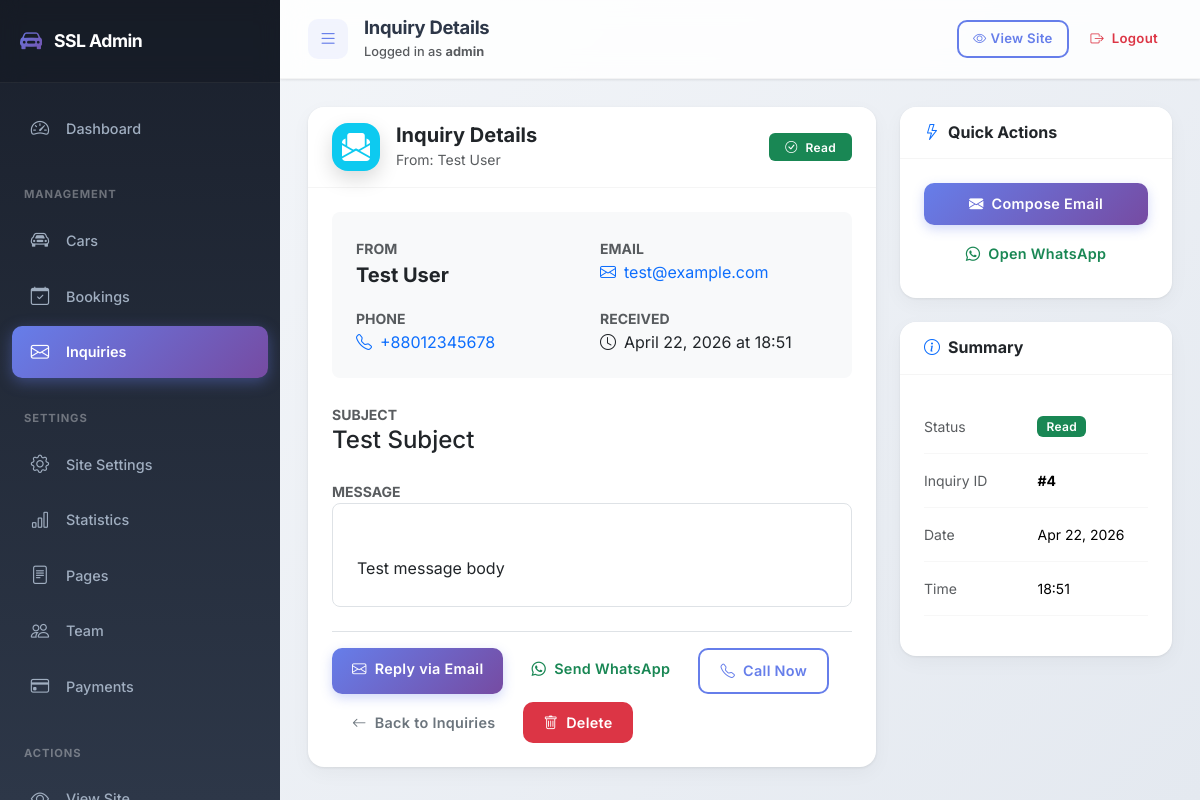
/dashboard/inquiries/4/ (signed in), run on the app's committed database.
### pages/models.py (models this page shows, shortened)
class ContactInquiry(models.Model):
    name = models.CharField(max_length=100)
    email = models.EmailField()
    phone = models.CharField(max_length=20, blank=True)
    subject = models.CharField(max_length=200)
    message = models.TextField()
    created_at = models.DateTimeField(auto_now_add=True)
    is_read = models.BooleanField(default=False)
    class Meta:
        ordering = ['-created_at']
        verbose_name = 'Contact Inquiry'
        verbose_name_plural = 'Contact Inquiries'

### admin_panel/views.py (the view)
# urls.py: path('inquiries/<int:inquiry_id>/', views.inquiry_detail, name='inquiry_detail'),
@login_required
def inquiry_detail(request, inquiry_id):
    inquiry = get_object_or_404(ContactInquiry, id=inquiry_id)
    if not inquiry.is_read:
        inquiry.is_read = True
        inquiry.save()
    context = {
        'inquiry': inquiry,
        'title': 'Inquiry Details',
    }
    return render(request, 'admin_panel/inquiries/detail.html', context)

### pages/context_processors.py (called while the page is built)
def site_settings(request):
    settings = SiteSetting.objects.first()
    statistics = Statistic.objects.filter(is_active=True).order_by('order')
    payment_methods = PaymentMethod.objects.filter(is_active=True).order_by('order')
    return {
        'site_settings': settings,
        'site_statistics': statistics,
        'payment_methods': payment_methods,
    }

### admin_panel/templates/admin_panel/inquiries/detail.html (shortened to what this page needs)
{% extends 'admin_panel/base.html' %}
{% load static %}
{% block content %}
<div class="row g-4">
    <div class="col-lg-8">
        <div class="card border-0 shadow-sm">
            <div class="card-header bg-white py-3 d-flex justify-content-between align-items-center flex-wrap gap-3">
                <div class="d-flex align-items-center">
                    <div class="stat-icon bg-info me-3" style="width: 48px; height: 48px; min-width: 48px;">
                        <i class="bi bi-envelope-paper-fill"></i>
                    </div>
                    <div>
                        <h5 class="mb-0 fw-bold">Inquiry Details</h5>
                        <small class="text-muted">From: {{ inquiry.name }}</small>
                    </div>
                </div>
                <span class="badge {% if inquiry.is_read %}bg-success{% else %}bg-warning text-dark{% endif %} px-3 py-2">
                    <i class="bi bi-{% if inquiry.is_read %}check-circle{% else %}envelope{% endif %} me-2"></i>{{ inquiry.is_read|yesno:"Read,Unread" }}
                </span>
            </div>
            <div class="card-body">
                <div class="p-4 mb-4 bg-light rounded-3">
                    <div class="row g-3">
                        <div class="col-md-6">
                            <label class="text-muted small text-uppercase fw-bold">From</label>
                            <div class="fs-5 fw-bold">{{ inquiry.name }}</div>
                        </div>
                        <div class="col-md-6">
                            <label class="text-muted small text-uppercase fw-bold">Email</label>
                            <div>
                                <a href="mailto:{{ inquiry.email }}" class="fs-6 text-decoration-none">
                                    <i class="bi bi-envelope me-2"></i>{{ inquiry.email }}
                                </a>
                            </div>
                        </div>
                        {% if inquiry.phone %}
                        <div class="col-md-6">
                            <label class="text-muted small text-uppercase fw-bold">Phone</label>
                            <div>
                                <a href="tel:{{ inquiry.phone }}" class="fs-6 text-decoration-none">
                                    <i class="bi bi-telephone me-2"></i>{{ inquiry.phone }}
                                </a>
                            </div>
                        </div>
                        {% endif %}
                        <div class="col-md-6">
                            <label class="text-muted small text-uppercase fw-bold">Received</label>
                            <div class="fs-6">
                                <i class="bi bi-clock me-2"></i>{{ inquiry.created_at|date:"F d, Y" }} at {{ inquiry.created_at|date:"H:i" }}
                            </div>
                        </div>
                    </div>
                </div>
                <div class="mb-4">
                    <label class="text-muted small text-uppercase fw-bold">Subject</label>
                    <h4 class="mb-0">{{ inquiry.subject }}</h4>
                </div>
                <div class="mb-4">
                    <label class="text-muted small text-uppercase fw-bold">Message</label>
                    <div class="p-4 bg-white border rounded-3 fs-6" style="line-height: 1.7; white-space: pre-line;">
                        {{ inquiry.message }}
                    </div>
                </div>
                <div class="d-flex flex-wrap gap-2 pt-3 border-top">
                    <a href="mailto:{{ inquiry.email }}" class="btn btn-primary">
                        <i class="bi bi-envelope me-2"></i>Reply via Email
                    </a>
                    {% if inquiry.phone %}
                    <a href="https://wa.me/{{ inquiry.phone|cut:'+'|cut:' '|cut:'-'|cut:'('|cut:')' }}" class="btn btn-outline-success" target="_blank">
                        <i class="bi bi-whatsapp me-2"></i>Send WhatsApp
                    </a>
                    <a href="tel:{{ inquiry.phone }}" class="btn btn-outline-primary">
                        <i class="bi bi-telephone me-2"></i>Call Now
                    </a>
                    {% endif %}
                    <a href="{% url 'admin_panel:inquiry_list' %}" class="btn btn-outline-secondary">
                        <i class="bi bi-arrow-left me-2"></i>Back to Inquiries
                    </a>
                    <form method="post" action="{% url 'admin_panel:inquiry_delete' inquiry.id %}" class="d-inline" onsubmit="return confirm('Are you sure you want to delete this inquiry? This action cannot be undone.');">
                        <button type="submit" class="btn btn-danger">
                            <i class="bi bi-trash me-2"></i>Delete
                        </button>
                    </form>
                </div>
            </div>
        </div>
    </div>
    <div class="col-lg-4">
        <div class="card border-0 shadow-sm mb-4">
            <div class="card-header bg-white py-3">
                <h6 class="mb-0 fw-bold">
                    <i class="bi bi-lightning me-2 text-primary"></i>Quick Actions
                </h6>
            </div>
            <div class="card-body">
                <div class="d-grid gap-2">
                    <a href="mailto:{{ inquiry.email }}" class="btn btn-primary">
                        <i class="bi bi-envelope-fill me-2"></i>Compose Email
                    </a>
                    {% if inquiry.phone %}
                    <a href="https://wa.me/{{ inquiry.phone|cut:'+'|cut:' '|cut:'-'|cut:'('|cut:')' }}" class="btn btn-outline-success" target="_blank">
                        <i class="bi bi-whatsapp me-2"></i>Open WhatsApp
                    </a>
                    {% endif %}
                </div>
            </div>
        </div>
        <div class="card border-0 shadow-sm">
            <div class="card-header bg-white py-3">
                <h6 class="mb-0 fw-bold">
                    <i class="bi bi-info-circle me-2 text-primary"></i>Summary
                </h6>
            </div>
            <div class="card-body">
                <table class="table table-sm table-borderless">
                    <tr>
                        <td class="text-muted ps-0">Status</td>
                        <td class="pe-0">
                            <span class="badge {% if inquiry.is_read %}bg-success{% else %}bg-warning text-dark{% endif %}">
                                {{ inquiry.is_read|yesno:"Read,Unread" }}
                            </span>
                        </td>
                    </tr>
                    <tr>
                        <td class="text-muted ps-0">Inquiry ID</td>
                        <td class="pe-0 fw-bold">#{{ inquiry.id }}</td>
                    </tr>
                    <tr>
                        <td class="text-muted ps-0">Date</td>
                        <td class="pe-0">{{ inquiry.created_at|date:"M d, Y" }}</td>
                    </tr>
                    <tr>
                        <td class="text-muted ps-0">Time</td>
                        <td class="pe-0">{{ inquiry.created_at|date:"H:i" }}</td>
                    </tr>
                </table>
            </div>
        </div>
    </div>
</div>
{% endblock %}

### admin_panel/templates/admin_panel/base.html (shortened to what this page needs)
{% load static custom_filters %}
<!DOCTYPE html>
<html lang="en">
<head>
    <link href="https://cdn.jsdelivr.net/npm/bootstrap@5.3.2/dist/css/bootstrap.min.css" rel="stylesheet">
    <link href="https://cdn.jsdelivr.net/npm/bootstrap-icons@1.11.1/font/bootstrap-icons.css" rel="stylesheet">
    <link rel="stylesheet" href="{% static 'css/admin.css' %}">
</head>
<body>
    <div class="admin-wrapper">
        <nav id="sidebar" class="sidebar">
            <div class="sidebar-header">
                <a href="{% url 'pages:home' %}" class="navbar-brand" target="_blank" title="View Website">
                    <i class="bi bi-car-front-fill"></i>
                    <span>SSL Admin</span>
                </a>
            </div>
            <ul class="sidebar-nav">
                <li class="sidebar-item">
                    <a href="{% url 'admin_panel:dashboard' %}" class="sidebar-link {% if request.resolver_match.url_name == 'dashboard' %}active{% endif %}" data-bs-toggle="tooltip" title="Dashboard">
                        <i class="bi bi-speedometer2"></i>
                        <span>Dashboard</span>
                    </a>
                </li>
                <li class="sidebar-heading">Management</li>
                <li class="sidebar-item">
                    <a href="{% url 'admin_panel:car_list' %}" class="sidebar-link {% if 'car' in request.resolver_match.url_name %}active{% endif %}" data-bs-toggle="tooltip" title="Manage Cars">
                        <i class="bi bi-car-front"></i>
                        <span>Cars</span>
                    </a>
                </li>
                <li class="sidebar-item">
                    <a href="{% url 'admin_panel:booking_list' %}" class="sidebar-link {% if 'booking' in request.resolver_match.url_name %}active{% endif %}" data-bs-toggle="tooltip" title="Bookings">
                        <i class="bi bi-calendar-check"></i>
                        <span>Bookings</span>
                    </a>
                </li>
                <li class="sidebar-item">
                    <a href="{% url 'admin_panel:inquiry_list' %}" class="sidebar-link {% if 'inquiry' in request.resolver_match.url_name %}active{% endif %}" data-bs-toggle="tooltip" title="Contact Inquiries">
                        <i class="bi bi-envelope"></i>
                        <span>Inquiries</span>
                    </a>
                </li>
                <li class="sidebar-heading">Settings</li>
                <li class="sidebar-item">
                    <a href="{% url 'admin_panel:site_settings' %}" class="sidebar-link {% if request.resolver_match.url_name == 'site_settings' %}active{% endif %}" data-bs-toggle="tooltip" title="Site Configuration">
                        <i class="bi bi-gear"></i>
                        <span>Site Settings</span>
                    </a>
                </li>
                <li class="sidebar-item">
                    <a href="{% url 'admin_panel:statistic_list' %}" class="sidebar-link {% if 'statistic' in request.resolver_match.url_name %}active{% endif %}" data-bs-toggle="tooltip" title="Homepage Statistics">
                        <i class="bi bi-bar-chart"></i>
                        <span>Statistics</span>
                    </a>
                </li>
                <li class="sidebar-item">
                    <a href="{% url 'admin_panel:page_list' %}" class="sidebar-link {% if 'page' in request.resolver_match.url_name %}active{% endif %}" data-bs-toggle="tooltip" title="Page Contents">
                        <i class="bi bi-file-text"></i>
                        <span>Pages</span>
                    </a>
                </li>
                <li class="sidebar-item">
                    <a href="{% url 'admin_panel:team_list' %}" class="sidebar-link {% if 'team' in request.resolver_match.url_name %}active{% endif %}" data-bs-toggle="tooltip" title="Team Members">
                        <i class="bi bi-people"></i>
                        <span>Team</span>
                    </a>
                </li>
                <li class="sidebar-item">
                    <a href="{% url 'admin_panel:payment_list' %}" class="sidebar-link {% if 'payment' in request.resolver_match.url_name %}active{% endif %}" data-bs-toggle="tooltip" title="Payment Methods">
                        <i class="bi bi-credit-card"></i>
                        <span>Payments</span>
                    </a>
                </li>
                <li class="sidebar-heading">Actions</li>
                <li class="sidebar-item">
                    <a href="{% url 'pages:home' %}" class="sidebar-link" target="_blank" data-bs-toggle="tooltip" title="Open Website in New Tab">
                        <i class="bi bi-eye"></i>
                        <span>View Site</span>
                    </a>
                </li>
            </ul>
        </nav>
        <main class="main-content">
            <header class="top-navbar">
                <div class="d-flex align-items-center">
                    <button id="sidebarToggle" class="sidebar-toggle-btn" data-bs-toggle="tooltip" title="Toggle Sidebar">
                        <i class="bi bi-list"></i>
                    </button>
                    <div class="ms-3">
                        <h5 class="mb-0">{% block page_title %}{{ title }}{% endblock %}</h5>
                        <small class="text-muted">Logged in as <strong>{{ request.user.username }}</strong></small>
                    </div>
                </div>
                <div class="d-flex align-items-center gap-2">
                    <a href="{% url 'pages:home' %}" class="btn btn-outline-primary btn-sm d-none d-md-inline-flex" target="_blank" data-bs-toggle="tooltip" title="View Website">
                        <i class="bi bi-eye me-1"></i> <span class="d-none d-lg-inline">View Site</span>
                    </a>
                    <a href="{% url 'admin_panel:logout' %}" class="btn btn-outline-danger btn-sm" data-bs-toggle="tooltip" title="Logout">
                        <i class="bi bi-box-arrow-right me-1"></i> <span class="d-none d-lg-inline">Logout</span>
                    </a>
                </div>
            </header>
            <div class="content-wrapper">
                {% block content %}{% endblock %}
            </div>
        </main>
    </div>
</body>
</html>

### admin_panel/templates/admin_panel/base.html (style rules this page uses)
.sidebar { will-change: transform, width; backface-visibility: hidden; }

### data on the page
ContactInquiry: name "Test User", is_read "Read", email "test@example.com", phone "+88012345678", created_at "April 22, 2026", created_at "18:51", subject "Test Subject", message "Test message body", id "4", created_at "Apr 22, 2026"

### other printed values
{{ title }} "Inquiry Details"
{{ request.user.username }} "admin"
